Frame 1 (no input): blank canvas, image omitted
Frame 60 (no input): blank canvas, image omitted
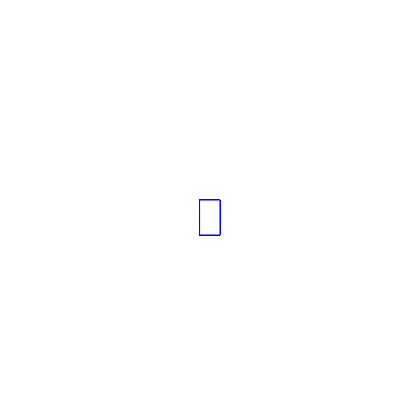
Frame 120 (the mouse pressed at the canvas centre since frame 60)

The p5.js sketch whose frames 1 and 60 were blank and that drew this single picture after the mouse press (run headless with seeded random() and noise() and a simulated clock; from frame 60 on, the mouse is pressed at the canvas centre):

// p5.js sketch
// ── sketch.js
function setup() {
    createCanvas(400, 400);
    background("white")
  }
  
  function draw() {
    stroke("blue");
    fill("white");
    
    
    if (mouseIsPressed) {
      rect(mouseX, mouseY, 20, 35);
    }
  }
  
  
